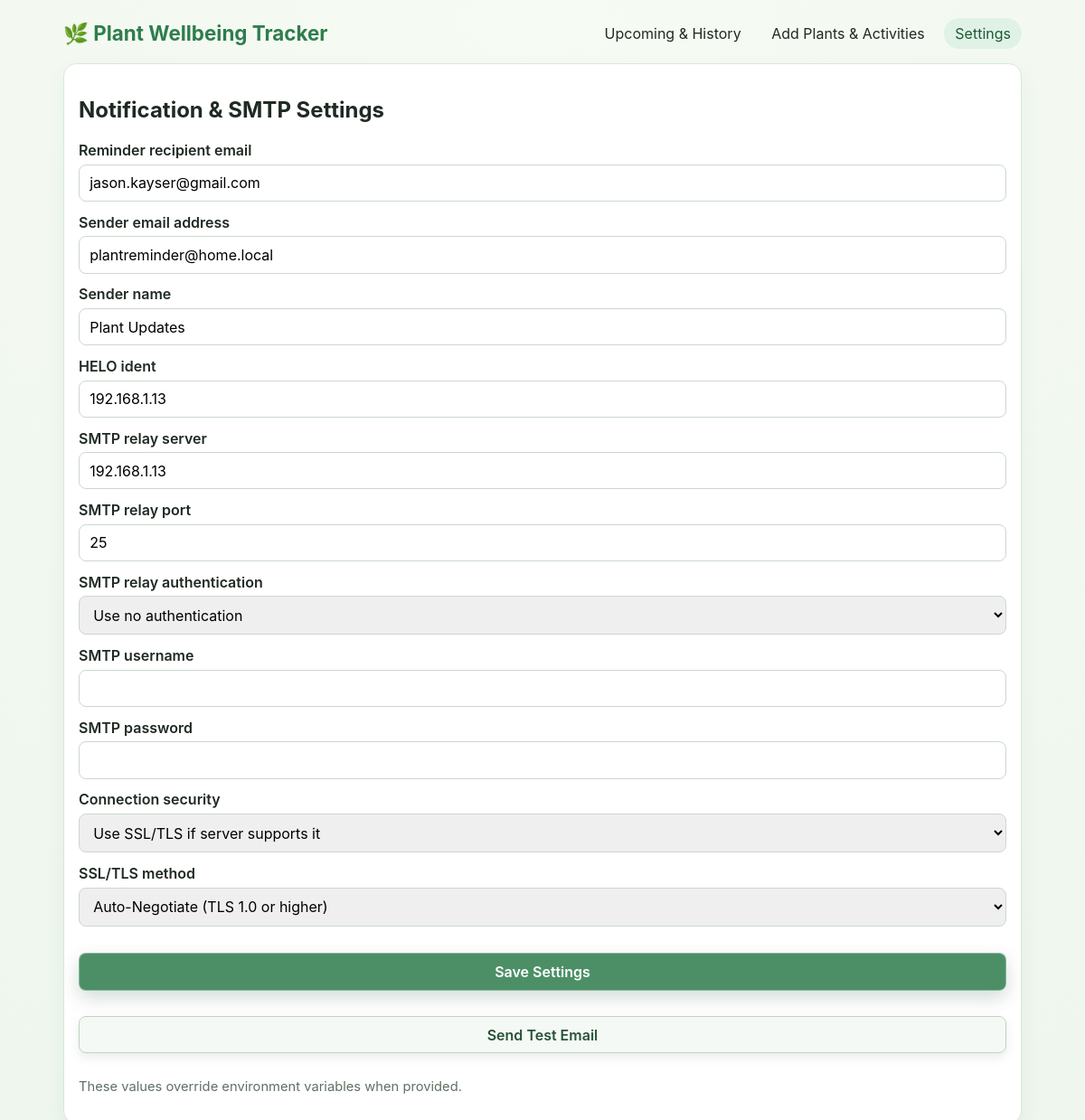
The page /settings on the database its author committed.
### app.py (models this page shows)
class AppSettings(db.Model):
    id = db.Column(db.Integer, primary_key=True)
    notify_email_to = db.Column(db.String(255), nullable=True)
    notify_email_from = db.Column(db.String(255), nullable=True)
    smtp_host = db.Column(db.String(255), nullable=True)
    smtp_port = db.Column(db.Integer, nullable=True, default=587)
    smtp_user = db.Column(db.String(255), nullable=True)
    smtp_password = db.Column(db.String(255), nullable=True)
    smtp_sender_name = db.Column(db.String(255), nullable=True)
    smtp_helo_ident = db.Column(db.String(255), nullable=True)
    smtp_auth_mode = db.Column(db.String(32), nullable=True, default='none')
    smtp_security = db.Column(db.String(32), nullable=True, default='tls_if_available')
    smtp_tls_method = db.Column(db.String(32), nullable=True, default='auto')

### app.py (the view, shortened to what this page needs)
@app.route('/settings', methods=['GET', 'POST'])
def settings_page():
    settings = _get_settings()
    return render_template('settings.html', settings=settings, active_page='settings')

### app.py (called while the page is built)
def _get_settings() -> AppSettings:
    settings = AppSettings.query.get(1)
    if not settings:
        settings = AppSettings(id=1, smtp_port=587, smtp_auth_mode='none', smtp_security='tls_if_available', smtp_tls_method='auto')
        db.session.add(settings)
        db.session.commit()
    return settings

def _initialize_database() -> None:
    global _schema_initialized
    if _schema_initialized:
        return
    with app.app_context():
        db.create_all()
        _ensure_schema_updates()
    _schema_initialized = True

@app.before_request
def _initialize_database_before_request():
    _initialize_database()

### templates/settings.html (shortened to what this page needs)
{% extends 'base.html' %}
{% block content %}
<div class="card">
  <h2>Notification & SMTP Settings</h2>
  <form method="post" action="{{ url_for('settings_page') }}">
    <label>Reminder recipient email</label>
    <input name="notify_email_to" type="email" value="{{ settings.notify_email_to or '' }}" />
    <label>Sender email address</label>
    <input name="notify_email_from" type="email" value="{{ settings.notify_email_from or '' }}" />
    <label>Sender name</label>
    <input name="smtp_sender_name" value="{{ settings.smtp_sender_name or '' }}" placeholder="PRTG Network Monitor" />
    <label>HELO ident</label>
    <input name="smtp_helo_ident" value="{{ settings.smtp_helo_ident or '' }}" placeholder="mail.home.local" />
    <label>SMTP relay server</label>
    <input name="smtp_host" value="{{ settings.smtp_host or '' }}" placeholder="smtp.home.local" />
    <label>SMTP relay port</label>
    <input name="smtp_port" type="number" value="{{ settings.smtp_port or 25 }}" />
    <label>SMTP relay authentication</label>
    <select name="smtp_auth_mode">
      <option value="none" {% if (settings.smtp_auth_mode or 'none') == 'none' %}selected{% endif %}>Use no authentication</option>
    </select>
    <label>SMTP username</label>
    <input name="smtp_user" value="{{ settings.smtp_user or '' }}" />
    <label>SMTP password</label>
    <input name="smtp_password" type="password" value="{{ settings.smtp_password or '' }}" />
    <label>Connection security</label>
    <select name="smtp_security">
      <option value="tls_if_available" {% if (settings.smtp_security or 'tls_if_available') == 'tls_if_available' %}selected{% endif %}>Use SSL/TLS if server supports it</option>
    </select>
    <label>SSL/TLS method</label>
    <select name="smtp_tls_method">
      <option value="auto" {% if (settings.smtp_tls_method or 'auto') == 'auto' %}selected{% endif %}>Auto-Negotiate (TLS 1.0 or higher)</option>
    </select>
    <div class="button-row">
      <button type="submit">Save Settings</button>
      <button type="submit" formaction="{{ url_for('test_settings_email') }}" formmethod="post" class="btn-secondary">Send Test Email</button>
    </div>
  </form>
  <p class="small">These values override environment variables when provided.</p>
</div>
{% endblock %}

### templates/base.html (shortened to what this page needs)
<!doctype html>
<html lang="en">
<head>
</head>
<body>
  <div class="container">
    <div class="topbar">
      <div class="brand">🌿 Plant Wellbeing Tracker</div>
      <nav class="nav">
        <a class="{{ 'active' if active_page == 'upcoming' else '' }}" href="{{ url_for('upcoming_page') }}">Upcoming & History</a>
        <a class="{{ 'active' if active_page == 'add' else '' }}" href="{{ url_for('add_page') }}">Add Plants & Activities</a>
        <a class="{{ 'active' if active_page == 'settings' else '' }}" href="{{ url_for('settings_page') }}">Settings</a>
      </nav>
    </div>
    {% block content %}{% endblock %}
  </div>
</body>
</html>

### templates/base.html (style rules this page uses)
:root { --bg: #eef6ed; --card: #ffffff; --accent: #2f7d4d; --accent-soft: #e0f1e6; --text: #1f2a22; --muted: #607063; --warn: #d04848; --warn-soft: #fdecec; --warn-border: #f8caca; --border: #d9e8da; }
* { box-sizing: border-box; }
body { font-family: "Inter", "Segoe UI", system-ui, sans-serif; margin: 0; background: radial-gradient(circle at top, #f6fbf4, var(--bg)); color: var(--text); }
.container { max-width: 1100px; margin: 0 auto; padding: 1.25rem; }
.topbar { display: flex; justify-content: space-between; align-items: center; gap: 1rem; margin-bottom: 1rem; }
.brand { font-size: 1.4rem; font-weight: 700; color: var(--accent); }
.nav { display: flex; flex-wrap: wrap; gap: .4rem .6rem; }
.nav a { text-decoration: none; color: var(--text); padding: .45rem .75rem; border-radius: 999px; display: inline-block; }
.nav a.active, .nav a:hover { background: var(--accent-soft); color: #1d5a36; }
.card { background: var(--card); border: 1px solid var(--border); border-radius: 14px; padding: 1rem; margin-bottom: 1rem; box-shadow: 0 10px 25px rgba(33, 83, 52, 0.06); }
input, textarea, select, button { width: 100%; padding: .6rem .7rem; margin-top: .35rem; margin-bottom: .8rem; border-radius: 8px; border: 1px solid #cad9cb; font: inherit; }
label { font-weight: 600; }
button { background: rgba(47, 125, 77, 0.86); color: white; border: 1px solid rgba(255,255,255,.35); font-weight: 600; cursor: pointer; backdrop-filter: blur(4px); -webkit-backdrop-filter: blur(4px); box-shadow: 0 8px 20px rgba(18, 63, 39, .18); transition: transform .14s ease, filter .14s ease, box-shadow .14s ease; }
.button-row { display: flex; gap: .65rem; flex-wrap: wrap; margin-top: .7rem; }
.btn-secondary { background: #f5f9f5; color: #275339; border: 1px solid #bdd4c0; box-shadow: 0 5px 12px rgba(37, 76, 51, .10); }
.small { color: var(--muted); font-size: .92rem; }

### rows shown on the page
AppSettings: notify_email_to "jason.kayser@gmail.com", notify_email_from "plantreminder@home.local", smtp_sender_name "Plant Updates", smtp_helo_ident "192.168.1.13", smtp_host "192.168.1.13", smtp_port "25", smtp_auth_mode "Use no authentication", smtp_security "Use SSL/TLS if server supports it", smtp_tls_method "Auto-Negotiate (TLS 1.0 or higher)"
